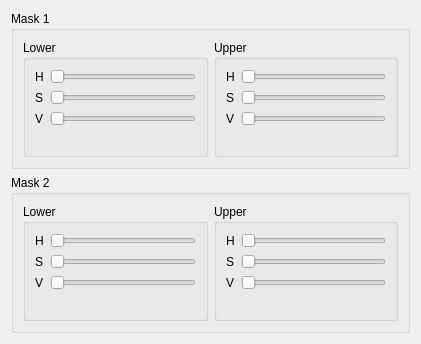
<?xml version="1.0" encoding="UTF-8"?>
<ui version="4.0">
 <class>ColorFilterWidget</class>
 <widget class="QWidget" name="ColorFilterWidget">
  <property name="geometry">
   <rect>
    <x>0</x>
    <y>0</y>
    <width>421</width>
    <height>344</height>
   </rect>
  </property>
  <property name="windowTitle">
   <string>Form</string>
  </property>
  <layout class="QVBoxLayout" name="verticalLayout">
   <item>
    <widget class="QGroupBox" name="mask1box">
     <property name="title">
      <string>Mask 1</string>
     </property>
     <layout class="QHBoxLayout" name="horizontalLayout">
      <item>
       <widget class="QGroupBox" name="groupBox">
        <property name="title">
         <string>Lower</string>
        </property>
        <layout class="QFormLayout" name="formLayout_4">
         <item row="0" column="0">
          <widget class="QLabel" name="label_5">
           <property name="text">
            <string>H</string>
           </property>
          </widget>
         </item>
         <item row="0" column="1">
          <widget class="QSlider" name="mask1_lower_h">
           <property name="maximum">
            <number>360</number>
           </property>
           <property name="orientation">
            <enum>Qt::Horizontal</enum>
           </property>
          </widget>
         </item>
         <item row="1" column="0">
          <widget class="QLabel" name="label_7">
           <property name="text">
            <string>S</string>
           </property>
          </widget>
         </item>
         <item row="2" column="0">
          <widget class="QLabel" name="label_8">
           <property name="text">
            <string>V</string>
           </property>
          </widget>
         </item>
         <item row="1" column="1">
          <widget class="QSlider" name="mask1_lower_s">
           <property name="maximum">
            <number>100</number>
           </property>
           <property name="orientation">
            <enum>Qt::Horizontal</enum>
           </property>
          </widget>
         </item>
         <item row="2" column="1">
          <widget class="QSlider" name="mask1_lower_v">
           <property name="maximum">
            <number>100</number>
           </property>
           <property name="orientation">
            <enum>Qt::Horizontal</enum>
           </property>
          </widget>
         </item>
        </layout>
       </widget>
      </item>
      <item>
       <widget class="QGroupBox" name="groupBox_2">
        <property name="title">
         <string>Upper</string>
        </property>
        <layout class="QFormLayout" name="formLayout_3">
         <item row="0" column="0">
          <widget class="QLabel" name="label_6">
           <property name="text">
            <string>H</string>
           </property>
          </widget>
         </item>
         <item row="0" column="1">
          <widget class="QSlider" name="mask1_upper_h">
           <property name="maximum">
            <number>360</number>
           </property>
           <property name="orientation">
            <enum>Qt::Horizontal</enum>
           </property>
          </widget>
         </item>
         <item row="1" column="1">
          <widget class="QSlider" name="mask1_upper_s">
           <property name="maximum">
            <number>100</number>
           </property>
           <property name="orientation">
            <enum>Qt::Horizontal</enum>
           </property>
          </widget>
         </item>
         <item row="1" column="0">
          <widget class="QLabel" name="label">
           <property name="text">
            <string>S</string>
           </property>
          </widget>
         </item>
         <item row="2" column="0">
          <widget class="QLabel" name="label_4">
           <property name="text">
            <string>V</string>
           </property>
          </widget>
         </item>
         <item row="2" column="1">
          <widget class="QSlider" name="mask1_upper_v">
           <property name="maximum">
            <number>100</number>
           </property>
           <property name="orientation">
            <enum>Qt::Horizontal</enum>
           </property>
          </widget>
         </item>
        </layout>
       </widget>
      </item>
     </layout>
    </widget>
   </item>
   <item>
    <widget class="QGroupBox" name="mask1box_2">
     <property name="title">
      <string>Mask 2</string>
     </property>
     <layout class="QHBoxLayout" name="horizontalLayout_2">
      <item>
       <widget class="QGroupBox" name="groupBox_3">
        <property name="title">
         <string>Lower</string>
        </property>
        <layout class="QFormLayout" name="formLayout_5">
         <item row="0" column="0">
          <widget class="QLabel" name="label_9">
           <property name="text">
            <string>H</string>
           </property>
          </widget>
         </item>
         <item row="0" column="1">
          <widget class="QSlider" name="mask2_lower_h">
           <property name="maximum">
            <number>360</number>
           </property>
           <property name="orientation">
            <enum>Qt::Horizontal</enum>
           </property>
          </widget>
         </item>
         <item row="1" column="0">
          <widget class="QLabel" name="label_10">
           <property name="text">
            <string>S</string>
           </property>
          </widget>
         </item>
         <item row="2" column="0">
          <widget class="QLabel" name="label_11">
           <property name="text">
            <string>V</string>
           </property>
          </widget>
         </item>
         <item row="1" column="1">
          <widget class="QSlider" name="mask2_lower_s">
           <property name="maximum">
            <number>100</number>
           </property>
           <property name="orientation">
            <enum>Qt::Horizontal</enum>
           </property>
          </widget>
         </item>
         <item row="2" column="1">
          <widget class="QSlider" name="mask2_lower_v">
           <property name="maximum">
            <number>100</number>
           </property>
           <property name="orientation">
            <enum>Qt::Horizontal</enum>
           </property>
          </widget>
         </item>
        </layout>
       </widget>
      </item>
      <item>
       <widget class="QGroupBox" name="groupBox_4">
        <property name="title">
         <string>Upper</string>
        </property>
        <layout class="QFormLayout" name="formLayout_6">
         <item row="0" column="0">
          <widget class="QLabel" name="label_12">
           <property name="text">
            <string>H</string>
           </property>
          </widget>
         </item>
         <item row="0" column="1">
          <widget class="QSlider" name="mask2_upper_h">
           <property name="maximum">
            <number>360</number>
           </property>
           <property name="orientation">
            <enum>Qt::Horizontal</enum>
           </property>
          </widget>
         </item>
         <item row="1" column="1">
          <widget class="QSlider" name="mask2_upper_s">
           <property name="maximum">
            <number>100</number>
           </property>
           <property name="orientation">
            <enum>Qt::Horizontal</enum>
           </property>
          </widget>
         </item>
         <item row="1" column="0">
          <widget class="QLabel" name="label_2">
           <property name="text">
            <string>S</string>
           </property>
          </widget>
         </item>
         <item row="2" column="0">
          <widget class="QLabel" name="label_3">
           <property name="text">
            <string>V</string>
           </property>
          </widget>
         </item>
         <item row="2" column="1">
          <widget class="QSlider" name="mask2_upper_v">
           <property name="maximum">
            <number>100</number>
           </property>
           <property name="orientation">
            <enum>Qt::Horizontal</enum>
           </property>
          </widget>
         </item>
        </layout>
       </widget>
      </item>
     </layout>
    </widget>
   </item>
  </layout>
 </widget>
 <resources/>
 <connections/>
</ui>
